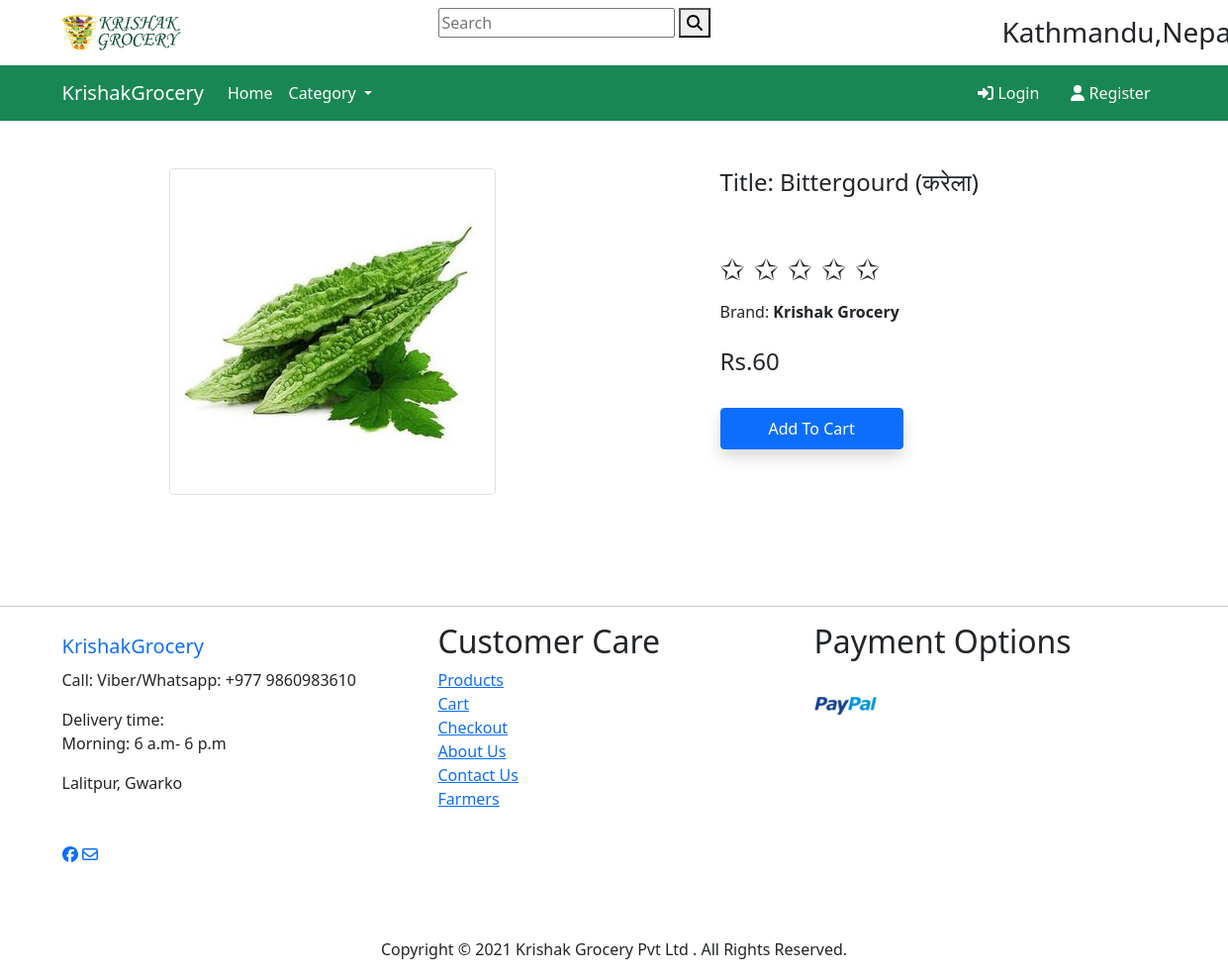
/product-detail/12, run on the app's committed database.
### app/models.py (models this page shows)
class Product(models.Model):
    title = models.CharField(max_length=100)
    selling_price = models.IntegerField()
    category = models.CharField(choices=CATEGORY_CHOICES, max_length=2)
    product_image = models.ImageField(upload_to='productimg')
    def __str__(self) :
        return str(self.id)

### app/views.py (the view)
# urls.py: path('product-detail/<int:pk>', views.ProductDetailView.as_view(), name='product-detail'),
class ProductDetailView(View):
    def get(self, request, pk):
        product = Product.objects.get(pk=pk)
        totalitem = 0
        item_already_in_cart = False
        if request.user.is_authenticated:
            item_already_in_cart = Cart.objects.filter(Q(product=product.id) & Q(user=request.user)).exists()
            totalitem = len(Cart.objects.filter(user=request.user))
        return render(request, 'app/productdetail.html', {'product':product, 'item_already_in_cart': item_already_in_cart, 'totalitem':totalitem})

### app/templates/app/productdetail.html (shortened to what this page needs)
{% extends 'app/base.html' %}
{% load static %}
{% block main-content %}
<div class="container my-5">
 <div class="row">
  <div class="col-sm-6 text-center align-self-center">
   <img src="{{ product.product_image.url }}" alt="" class="img-fluid img-thumbnail">
  </div>
  <div class="col-sm-5 offset-sm-1">
   <h4> Title: {{product.title}}</h4>
   <br/>
    <div class="rating-wrapper">
    </div>
    <br/>
    <br/>
    <span class="heading">Brand:<b> Krishak Grocery</b></span>
    <br/>
    <br/>
   <h4> Rs.{{product.selling_price}} </h4> <br>
    {% if not request.user.is_authenticated %}
        <form action="/add-to-cart" class="d-inline">
            <button type="submit" class="btn btn-primary shadow px-5 py-2">Add To Cart</button>
        </form>
    {% endif %}
  </div>
 </div>
</div>
{% endblock main-content %}

### data on the page
Product: product_image (picture), title "Bittergourd (करेला)", selling_price "60"
